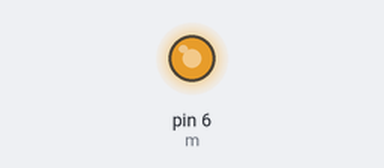
Bench run of a sketch on a simulated Arduino Uno, built with avr-gcc and run on an emulated ATmega328P. Parts: output pins drawn as LEDs (lit = HIGH). What the sketch prints to the serial monitor is not drawn.

Above: at 0.05 s.
At 62.8 s:
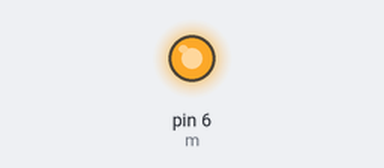
Timing chart, 0 to 81.9 s (numbered marks = the images above):
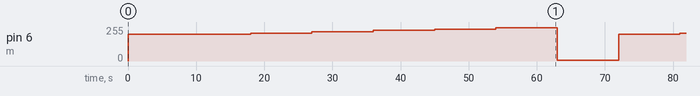

Measured:
- by itself, pin 6 (m): ramps from 4/255 to 250/255 and jumps back, once every 63.0 s

The sketch:

centrifugador.ino.ino
```cpp
int v = 200;//150
int m =6;
void setup() {
  pinMode(m, OUTPUT);//Pin del motor
  Serial.begin(9600);
  analogWrite(m,0); //parar motor pin 3->atras
}

void loop() {

  analogWrite(m,v);
  delay(9000);

  for (v=200; v<=250; v+=10){
    analogWrite(m,v);
    Serial.write(v);
    delay(9000);
  }/*
  for(v=250; v>=200 ; v-=10){
    analogWrite(m,v);
    Serial.write(v);
    delay(5000);
  }*/

}
```
